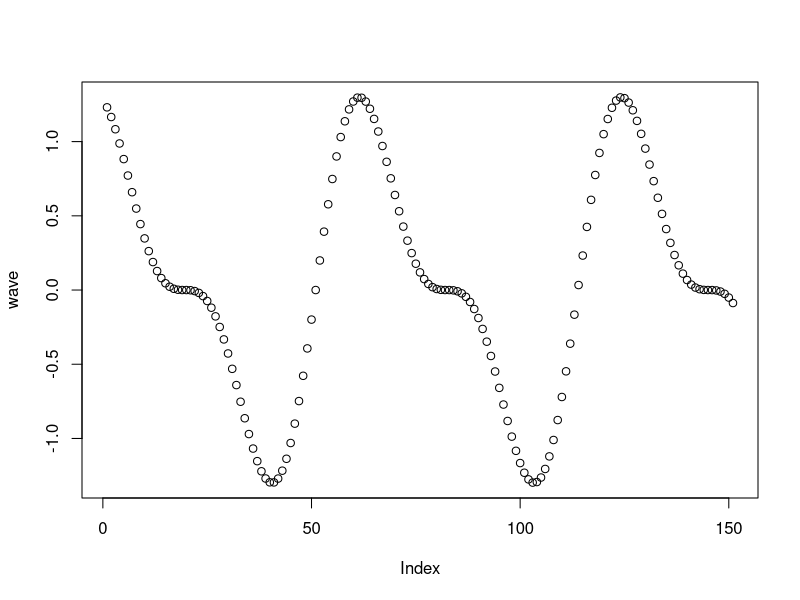
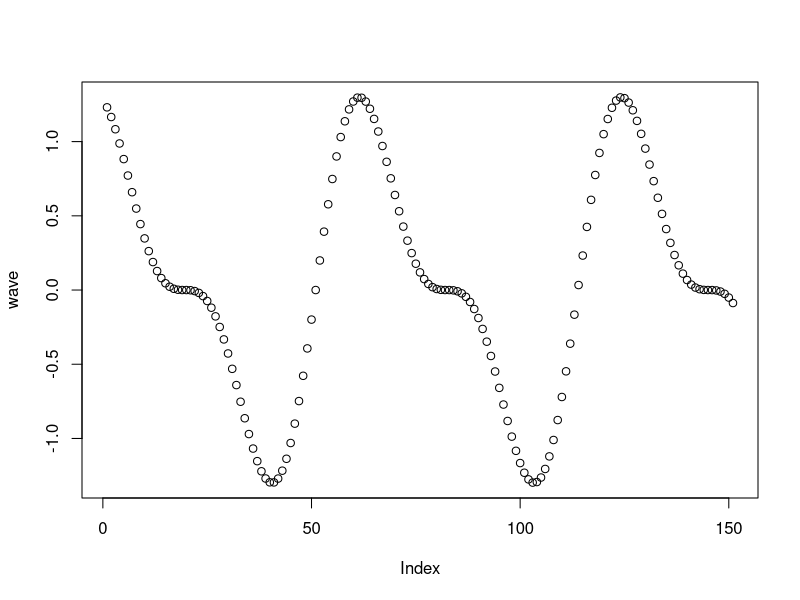

Recreate these plots in R, in order.
# Create a vector `names` that contains your name and the names of 2 people 
# next to you. Print the vector

names <- c('Shokhrukh', 'Abdumannon', 'Jamshid')
print(names)

# Use the colon operator : to create a vector `n` of numbers from 10:49

n <- seq(10,49)
# Use the `length()` function to get the number of elements in `n`
print(length(n))
# Add 1 to each element in `n` and print the result
num <- n+1
print(num)

# Create a vector `m` that contains the numbers 10 to 1 (in that order). 
# Hint: use the `seq()` function
m <- seq(10,1)
print(m)

# Subtract `m` FROM `n`. Note the recycling!

subtract <- n-m
print(subtract)

# Use the `seq()` function to produce a range of numbers from -5 to 10 in `0.1`
# increments. Store it in a variable `x_range`  

x_range <- seq(-5,10,0.1)
print(x_range)

# Create a vector `sin_wave` by calling the `sin()` function on each element 
# in `x_range`.

sin_wave <- sin(x_range)

# Create a vector `cos_wave` by calling the `cos()` function on each element 
# in `x_range`.

cos_wave <- cos(x_range)

# Create a vector `wave` by multiplying `sin_wave` and `cos_wave` together, then
# adding `sin_wave` to the product

wave <- (sin_wave*cos_wave)+sin_wave

# Use the `plot()` function to plot your `wave`!

plot(wave)
print(plot(wave))
